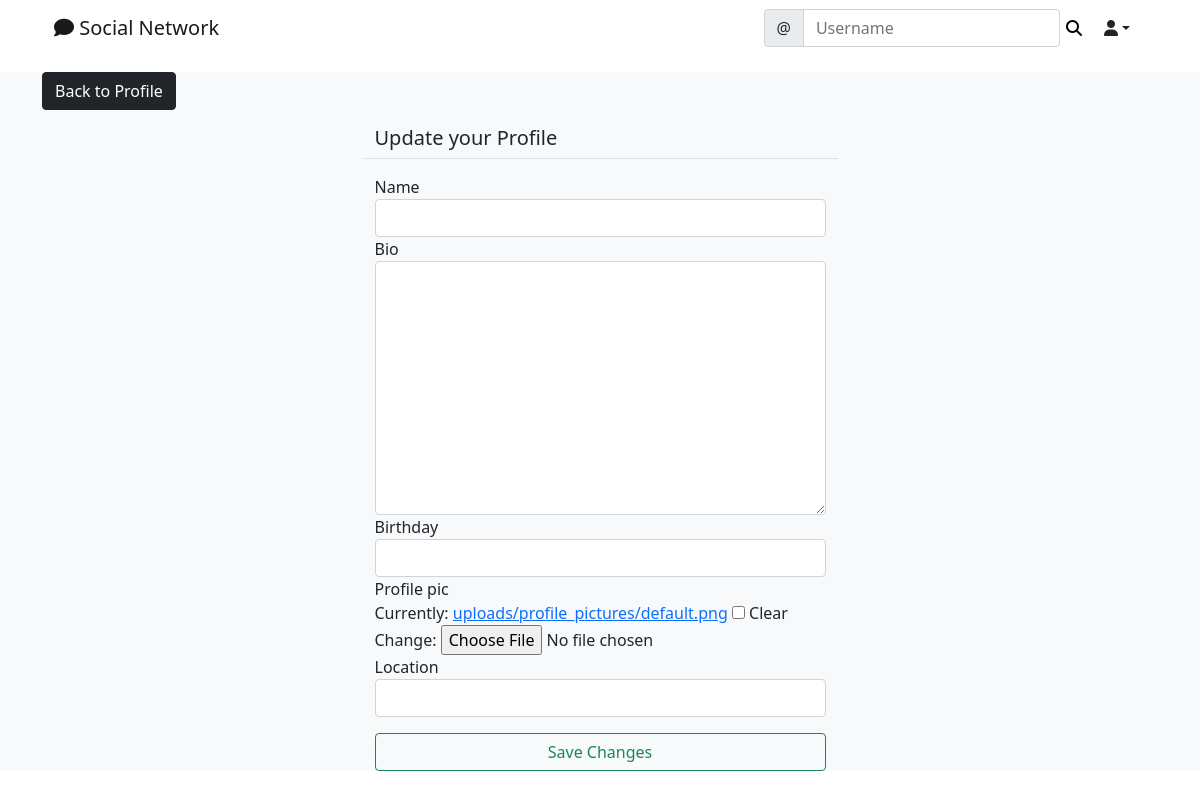
Page /social/profile/edit/2 (signed in) on the earlier database version.
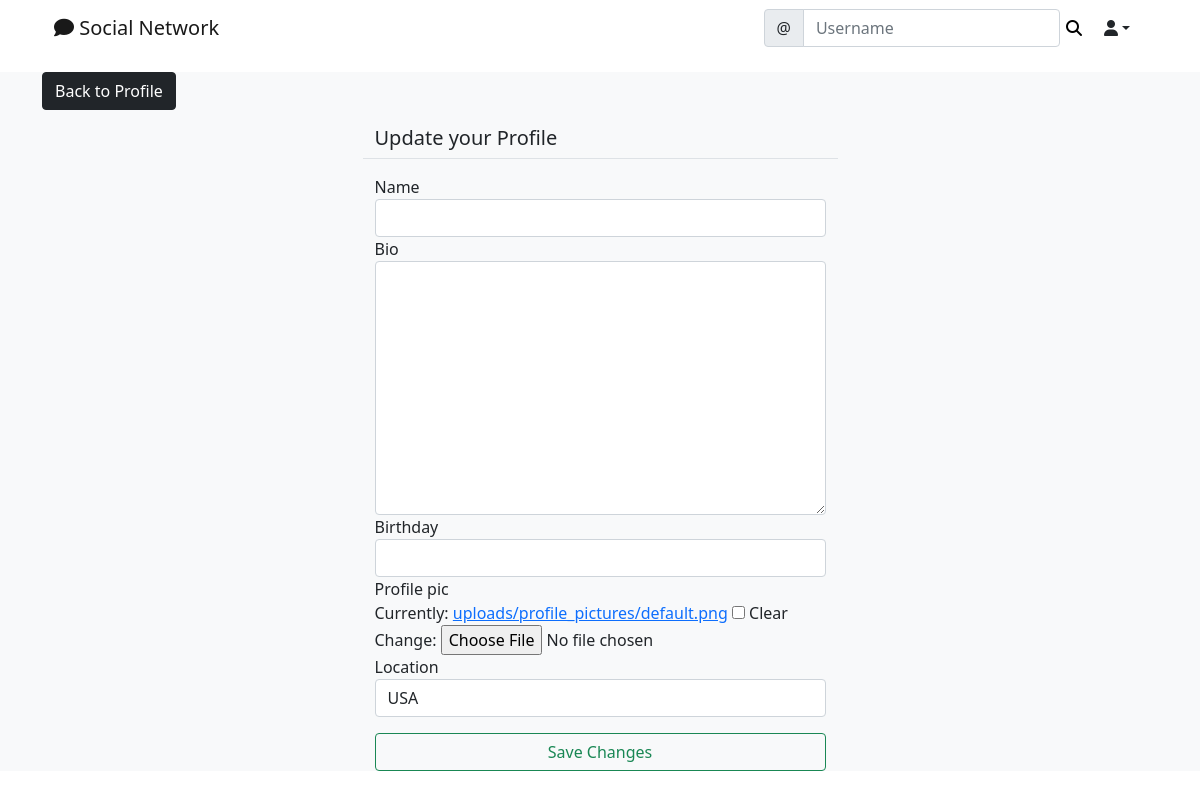
Same page on the later database version.
### social/models.py (models this page shows)
class UserProfile(models.Model):
    user = models.OneToOneField(User, primary_key = True, verbose_name = 'user', related_name = 'profile', on_delete = models.CASCADE)
    name = models.CharField(max_length = 30, null =True, blank = True)
    bio = models.TextField(max_length = 200, null =True, blank = True)
    birthday = models.DateField(null =True, blank = True)
    location = models.CharField(max_length = 100, null =True, blank = True)
    profile_pic = models.ImageField(upload_to = 'uploads/profile_pictures', default = 'uploads/profile_pictures/default.png', blank = True)
    followers = models.ManyToManyField(User, blank = True, related_name = 'followers')

### social/views.py (the view, shortened to what this page needs)
# urls.py: path('profile/edit/<int:pk>', ProfileEditView.as_view(), name= 'profile-edit'),
class ProfileEditView(LoginRequiredMixin, UserPassesTestMixin, UpdateView):
    model = UserProfile
    fields = ['name', 'bio', 'birthday', 'profile_pic', 'location']
    template_name = 'social/profile_edit.html'
    def test_func(self):
        profile = self.get_object()
        return self.request.user == profile.user

### social/templates/social/profile_edit.html
{% extends 'landing/base.html' %} {% load crispy_forms_tags %} {%block content%}
<div class="container">
  <div class="row mt-3">
    <div class="col-md-5 col-sm-6">
      <a href="{% url 'profile' object.pk %}" class="btn btn-dark"
        >Back to Profile</a
      >
    </div>
  </div>
  <div class="row justify-content-center mt-3">
    <div class="col-md-5 col-sm-12 border-bottom">
      <h5>Update your Profile</h5>
    </div>
  </div>
  <div class="row justify-content-center mt-3 mb-5">
    <div class="col-md-5 col-sm-12">
      <form method="POST" enctype="multipart/form-data">
        {% csrf_token %} {{form | crispy}}
        <div class="d-grid gap-2">
          <button class="btn btn-outline-success mt-3">Save Changes</button>
        </div>
      </form>
    </div>
  </div>
</div>
{% endblock content %}

Differences in the rows shown:
changed UserProfile: location (not shown) → "USA"
